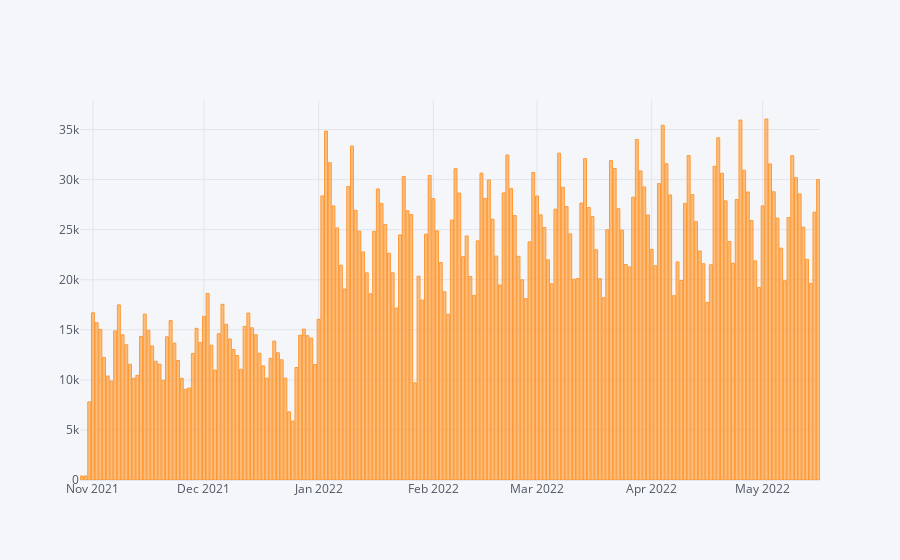

The notebook cell this image was saved under:
### Code cell
data_paths = glob.glob('../PostHog/data/*.csv')
frames = [pd.read_csv(path, names=['title', 'language', 'icon', 'id', 'timestamp']) for path in data_paths]
data = pd.concat(frames)
data = data.drop_duplicates(subset=['id'])
data['timestamp'] = pd.to_datetime(data['timestamp'])
data['title'] = data['title'].str.strip()
data.head()
data.groupby(pd.Grouper(key='timestamp', axis=0, freq='1D'))['id'].count().iplot(kind='bar')

### Figure 1 — Plotly figure (JSON) as saved in the notebook; plotly's stock layout.template omitted (floating-point values rounded to 4 significant figures; data arrays with more than 128 entries replaced by an {"elided": "..."} marker saying what was removed)
{"data": [{"marker": {"color": "rgba(255, 153, 51, 0.6)", "line": {"color": "rgba(255, 153, 51, 1.0)", "width": 1}}, "name": "id", "orientation": "v", "text": "", "type": "bar", "x": {"elided": "200 str values"}, "y": {"elided": "200 int values"}}], "layout": {"legend": {"bgcolor": "#F5F6F9", "font": {"color": "#4D5663"}}, "paper_bgcolor": "#F5F6F9", "plot_bgcolor": "#F5F6F9", "title": {"font": {"color": "#4D5663"}}, "xaxis": {"gridcolor": "#E1E5ED", "showgrid": true, "tickfont": {"color": "#4D5663"}, "title": {"font": {"color": "#4D5663"}, "text": ""}, "zerolinecolor": "#E1E5ED"}, "yaxis": {"gridcolor": "#E1E5ED", "showgrid": true, "tickfont": {"color": "#4D5663"}, "title": {"font": {"color": "#4D5663"}, "text": ""}, "zerolinecolor": "#E1E5ED"}}}
